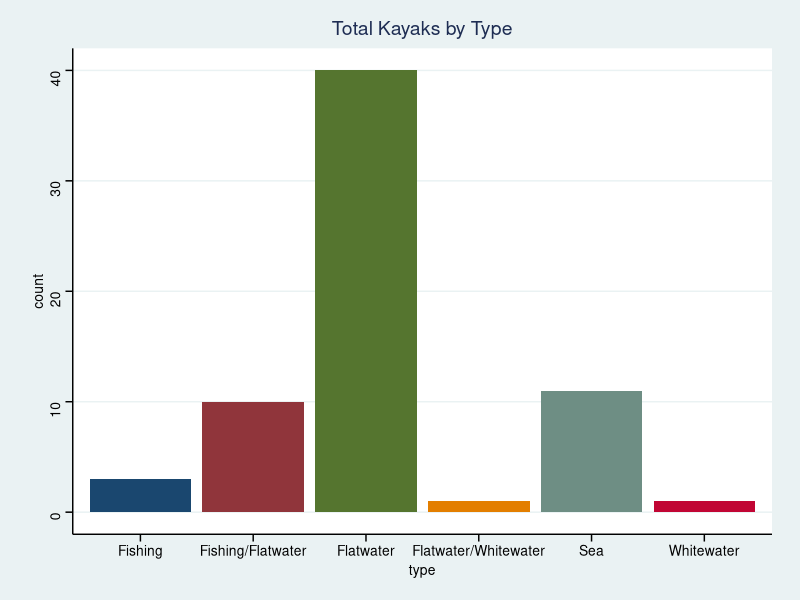
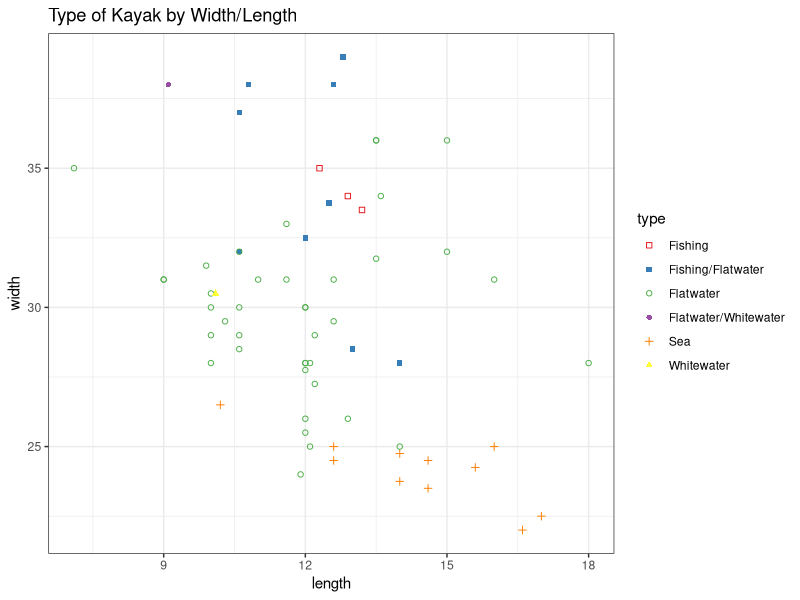

Source code (R) for these figures, in order: (Note: this script raises an error after producing the figures.)
library(dplyr)
library(ggplot2)
library(RColorBrewer) 
library(ggthemes)
trim <- function (x) gsub("^\\s+|\\s+$", "", x)

products <- read.csv("products.csv", stringsAsFactors = FALSE) 
colnames(products)

for (i in 1:length(products$length)) {
  products$length[i] = ifelse(length(strsplit(products$length[i], split = " ")[[1]]) <= 2, 
                                         as.numeric(strsplit(products$length[i], split = ' ')[[1]][1]),
                                         as.numeric(paste(strsplit(products$length[i], split = ' ')[[1]][1],strsplit(products$length[i], split = ' ')[[1]][3], sep = '.')))
}
for (i in 1:length(products$width)) {
  products$width[i] = strsplit(products$width[i], split = " ")[[1]][1]
}
products$length = as.numeric(products$length)
products$width = as.numeric(products$width)


#CHANGE 'Fishing, Flatwater Kayaking' and 'Flatwater Kayaking, Fishing' to be the same
products = products %>% mutate(., type = ifelse(best_use == 'Fishing, Flatwater Kayaking'| best_use == 'Flatwater Kayaking, Fishing', 'Fishing/Flatwater', 
                                                ifelse(best_use=='Fishing', 'Fishing', 
                                                       ifelse(best_use == 'Flatwater Kayaking', 'Flatwater' , 
                                                              ifelse(best_use == 'Flatwater Kayaking, Whitewater Kayaking', 'Flatwater/Whitewater', 
                                                                     ifelse(best_use == 'Sea Kayaking', 'Sea', 
                                                                            ifelse(best_use == 'Whitewater Kayaking', 'Whitewater', NA)))))))

#grouped by price
products = products %>% 
  mutate(., 'price_category' = ifelse(price >= 1500, 'Over 1500', 
                                      ifelse((price<1500 & price > 1000), "1000-1500", 
                                             ifelse((price > 500 & price <= 1000), '500-1000', 
                                                    ifelse(price <500, 'Less than 500', NA)))))

#only rated products
rated_products = products %>% filter(., Number_of_reviews > 0)


#group by primary use
rating_by_use = rated_products %>% group_by(., type) %>% summarise(., Average_Rating = sum(average_rating)/n(), total = n())

price_by_type = products %>% group_by(., type) %>% summarize(., average_price = sum(price)/n())

#group by dimensions

products %>% 
  group_by(., length) %>% 
  summarize(., total = n()) %>% 
  arrange(., desc(total))

products %>% 
  group_by(., width) %>% 
  summarize(., total = n()) %>% 
  arrange(., desc(total))

#group by depth

products_with_depth = products %>% filter(., depth != "" & depth != "Unavailable")
products_with_depth$depth
for (i in 1:length(products_with_depth$depth)) {
  products_with_depth$depth[i] = strsplit(products_with_depth$depth[i], split = " ")[[1]][1]
}

products_with_depth %>% 
  group_by(., depth) %>% 
  summarize(., total = n()) %>% 
  arrange(., desc(total))

products_with_depth$depth = as.numeric(products_with_depth$width)

#misc

rated_products %>% arrange(., desc(Number_of_reviews))

products %>% 
  group_by(., tracking_system) %>% 
  summarize(., total = n())

products %>% 
  group_by(., material) %>% 
  summarize(., total = n())

products %>% 
  group_by(., weight) %>% 
  summarize(., total = n()) %>% 
  arrange(., desc(total))


###charts

# Total Products by Type
a = ggplot(products, aes(x=type)) +
  geom_bar(aes(fill = type), show.legend = FALSE) + 
  ggtitle("Total Kayaks by Type") +
  theme_stata() +
  scale_fill_stata()
a
  ## Recreational kayaks are by far the largest category. This finding corresponds with my research, as they also make up the highest percentage of 
  # kayak sales. As with most leisure hobbies, the casual shopper is most common. After flatwater kayaks, sea kayals are the next biggest category, 
  # followed by fishing, and very few kayaks marketed as whitewater.

# Width vs Lengh, colored by type
b = ggplot(products, aes(x=length, y = width)) +
  geom_point(aes(color = type, shape = type)) + 
  scale_color_brewer( palette = "Set1") +
  ggtitle("Type of Kayak by Width/Length") + 
  scale_shape_manual(values = c(0, 15, 1, 16, 3, 17)) +
  theme_bw()
b
  ## Here we see that kayak specifications pretty closely match the differences between kayak types I laid out in my introduction. Sea kayaks are the longest
  # and have the shortest width across the board. Fishing kayaks are much wider for stability, and have a midling length. Whitewater kayaks, though few, are
  # shorter and split the difference in width. Recreational kayaks are all over the spectrum of widths, but do tend toward the middle of both length and width
  # as recreational kayak producers try to compromise between payoffs.

# Type of Products by Price Category
c = ggplot(products_by_price) +
  geom_bar(aes(x = type, fill=price_category), position = 'fill') + 
  ggtitle("Type of Products by Price Category") +
  scale_fill_brewer( palette = "Set2") + theme_bw()
c
  ## Here we see that fishing and sea kayaks tend to be more expensive, while flatwater has a greater range of variation due to the different markets each
  # kayak type is trying to sell to.

#Average Price by Kayak Type
positions <- c("Sea", "Fishing", "Fishing/Flatwater", 'Flatwater', 'Flatwater/Whitewater', 'Whitewater')
d = ggplot(price_by_type, aes(x = type, y = average_price, fill = type)) +
  geom_bar(stat = 'identity', show.legend = FALSE) + 
  ggtitle("Average Price by Kayak Type") +
  theme_stata() +
  scale_fill_stata() +
  scale_x_discrete(limits = positions)
d
  ## Similar to the above graph, we see that sea kayaks are the most expensive, followed by fishing, flatwater, and finally whitewater. In my opinion,
  # it is odd that whitewater has such a low average price, but we must also consider that a) there are not many whitewater kayaks sold on this retailer
  # website and b) there can be some bias because perhaps avid whitewater kayakers buy their kayaks from a retailer that specifically sells kayak supplies, not
  # just general outdoor supplies. 

d2 =  ggplot(products) +
  geom_boxplot(aes(x = type, y = price, fill = type), show.legend = FALSE) + 
  ggtitle("Price Distributions by Kayak Type") +
  theme_stata() +
  scale_fill_stata() +
  scale_x_discrete(limits = positions)
d2
  ## We can also see variation here, with sea kayaks having the greatest variation, and recreational kayaks having some significant outliers.

# Average Rating by Kayak Type
e = ggplot(rating_by_use, aes(x = type, y = Average_Rating, fill = type)) +
  geom_bar(stat = 'identity', show.legend = FALSE) + 
  ggtitle("Average Rating by Kayak Type") +
  theme_stata() +
  scale_fill_stata()
e
#above graph is just the mean between types of kayaks. I'd be interested in seeing the box plot....
e2 = ggplot(rated_products) +
  geom_boxplot(aes(x = type, y = average_rating, fill = type), show.legend = FALSE) + 
  ggtitle("Rating Distributions by Kayak Type") +
  theme_stata() +
  scale_fill_stata()
e2
  ## Many of the kayaks are highly rated, recreational kayaks again have some significant outliers here/ Fishing/Flatwater is the least favorably rated. Notice
  # that whitewater is missing. The few whitewater kayaks on the market did not have reviews, lending support to my theory that whitewater kayaks may buy
  # their kayaks elsewhere.

#Flatwater Kayaks by Price Bracket
rec_kayaks = products %>% filter(., type == 'Flatwater')
f = ggplot(rec_kayaks) +
  geom_bar(aes(x = type, fill=price_category), position = 'fill') + 
  ggtitle("Flatwater Kayaks by Price Bracket") + 
  coord_polar(theta = "y") +
  theme_few() + scale_fill_few() +
  theme(panel.border = element_rect(colour = "white", fill = NA))

f
  ## Pie chart of a portion of graph C

# Length/Width/Depth of Kayaks with Depth Data
g = ggplot(products_with_depth) +
  geom_point(aes(x = length, y = width, color = depth)) +
  ggtitle("Length/Width/Depth of Kayaks with Depth Data") +
  scale_color_gradient(low = "chartreuse", high = "dark green") +
  theme_bw()
g

  ## Disclaimer: not all products had a depth rating, so this specifically deals with a subset of the data. Depth, however, is the best measurement we have for
  # a kayaks rocker. We can see a relationship here: as length increases, width decreases and depth also decreases. 



#NUMERICAL EDA

summary(products)

#mean, median, mode, and variation for cont. variables

# frequency tables for categorical variables

ftable(table(products$type))
